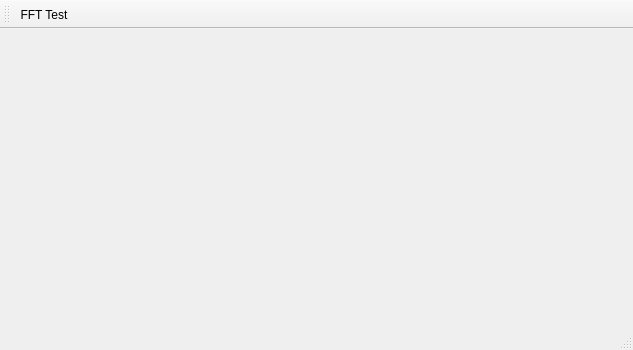
<?xml version="1.0" encoding="UTF-8"?>
<ui version="4.0">
 <class>MainWindow</class>
 <widget class="QMainWindow" name="MainWindow">
  <property name="geometry">
   <rect>
    <x>0</x>
    <y>0</y>
    <width>633</width>
    <height>350</height>
   </rect>
  </property>
  <property name="windowTitle">
   <string>MainWindow</string>
  </property>
  <widget class="QWidget" name="centralWidget">
   <layout class="QVBoxLayout" name="verticalLayout">
    <item>
     <widget class="QCustomPlot" name="qwSignal" native="true"/>
    </item>
    <item>
     <widget class="QCustomPlot" name="qwFFT" native="true"/>
    </item>
   </layout>
  </widget>
  <widget class="QMenuBar" name="menuBar">
   <property name="geometry">
    <rect>
     <x>0</x>
     <y>0</y>
     <width>633</width>
     <height>21</height>
    </rect>
   </property>
  </widget>
  <widget class="QToolBar" name="mainToolBar">
   <attribute name="toolBarArea">
    <enum>TopToolBarArea</enum>
   </attribute>
   <attribute name="toolBarBreak">
    <bool>false</bool>
   </attribute>
   <addaction name="actionFFT_Test"/>
  </widget>
  <widget class="QStatusBar" name="statusBar"/>
  <action name="actionFFT_Test">
   <property name="text">
    <string>FFT Test</string>
   </property>
  </action>
 </widget>
 <layoutdefault spacing="6" margin="11"/>
 <customwidgets>
  <customwidget>
   <class>QCustomPlot</class>
   <extends>QWidget</extends>
   <header>qcustomplot.h</header>
   <container>1</container>
  </customwidget>
 </customwidgets>
 <resources/>
 <connections/>
</ui>
